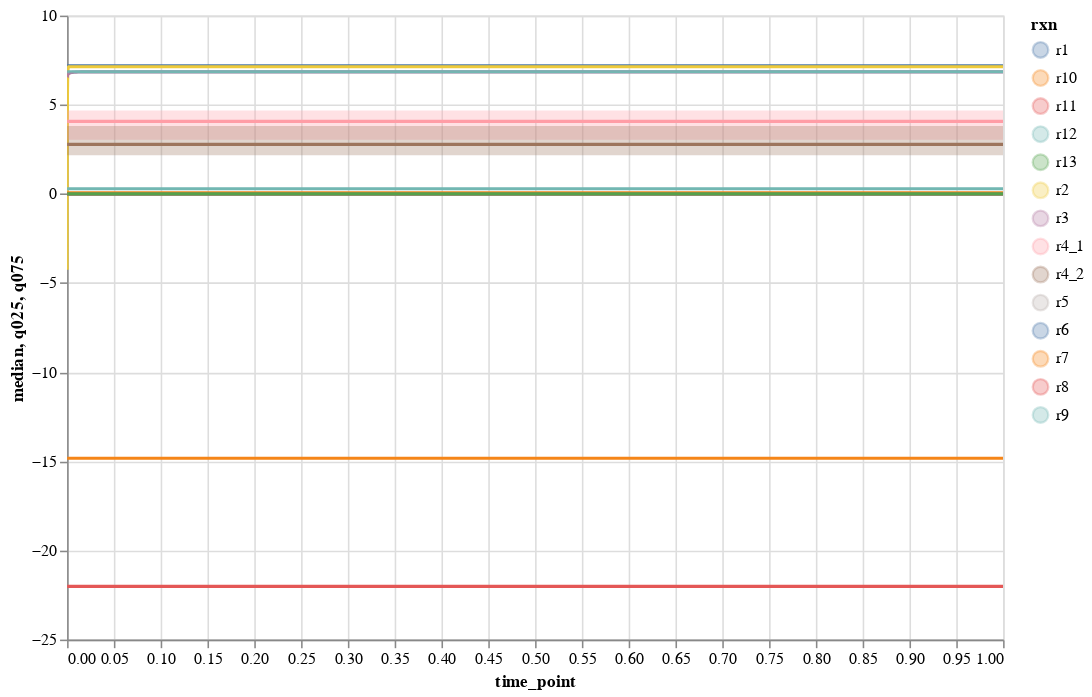

The notebook cell this image was saved under:
### Code cell
plot_ensemble_interactive(flux_quartiles_df, quant_type=flux_type, selected_data=rxn_names, x_scale='linear',
                          y_scale='linear', x_lim=None, y_lim=None)

### Figure 1 — Vega-Lite specification as saved in the notebook (floating-point values rounded to 4 significant figures; data arrays with more than 128 entries replaced by an {"elided": "..."} marker saying what was removed)
{"config": {"view": {"continuousWidth": 400, "continuousHeight": 300}}, "layer": [{"data": {"name": "data-0637fdd338b0e6e04bccc9b4c10998f1"}, "mark": "line", "encoding": {"color": {"type": "nominal", "field": "rxn"}, "tooltip": [{"type": "nominal", "field": "rxn"}, {"type": "quantitative", "field": "median"}], "x": {"type": "quantitative", "field": "time_point", "scale": {"type": "linear"}}, "y": {"type": "quantitative", "field": "median", "scale": {"type": "linear"}}}, "height": 400, "selection": {"selector004": {"type": "interval", "bind": "scales", "encodings": ["x", "y"]}}, "width": 600}, {"data": {"name": "data-0637fdd338b0e6e04bccc9b4c10998f1"}, "mark": "area", "encoding": {"color": {"type": "nominal", "field": "rxn"}, "opacity": {"value": 0.3}, "tooltip": [{"type": "nominal", "field": "rxn"}, {"type": "quantitative", "field": "median"}], "x": {"type": "quantitative", "field": "time_point", "scale": {"type": "linear"}}, "y": {"type": "quantitative", "field": "q025", "scale": {"type": "linear"}}, "y2": {"field": "q075"}}, "height": 400, "width": 600}], "$schema": "https://vega.github.io/schema/vega-lite/v4.8.1.json", "datasets": {"data-0637fdd338b0e6e04bccc9b4c10998f1": {"elided": "1400 records"}}}
